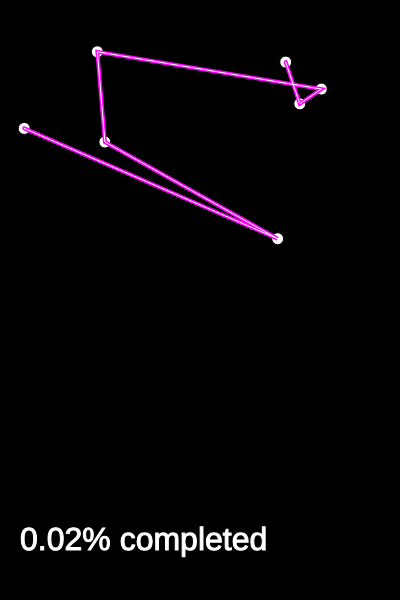
Frame 1 (no input)
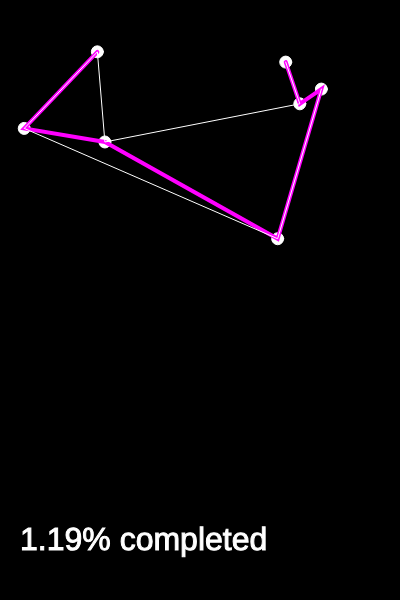
Frame 60 (no input)
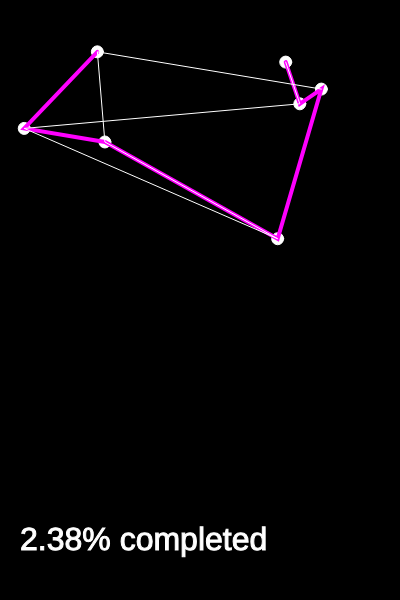
Frame 120 (the mouse pressed at the canvas centre since frame 60)

The p5.js sketch that drew these frames (run headless with seeded random() and noise() and a simulated clock; from frame 60 on, the mouse is pressed at the canvas centre):

// p5.js sketch
// ── sketch.js
var cities = []
var totalCities = 7;


var order = [];

var totalPermutations;
var count = 0;

var recordDistance;

var bestEver = []

function setup() {
  createCanvas(400,600)
  for (var i=0; i<totalCities; i++) {
    var v = createVector(random(width), random(height/2))
    cities[i] = v
    order[i] = i;
  }
  
  var d = calcDistance(cities, order);
  recordDistance = d
  print(recordDistance)
  
  bestEver = order.slice()

  totalPermutations = factorial(totalCities)
}

function draw() {
  // frameRate(3);

  
  // Draw cities
  background(0) 
  fill(255);
  for (var i=0; i< cities.length; i++) {
    ellipse(cities[i].x, cities[i].y, 12, 12)
  }
  
    // Draw Best Route
  stroke(255,0,255);
  strokeWeight(4);
  noFill();
  beginShape();
  for (var i=0; i< order.length; i++) {
    var n = bestEver[i];
    vertex(cities[n].x, cities[n].y)
  }
  endShape();


  // Draw Current route
  stroke(255);
  strokeWeight(1);
  noFill();
  beginShape();
  for (var i=0; i< order.length; i++) {
    var n = order[i];
    vertex(cities[n].x, cities[n].y)
  }
  endShape();
  

  
  // Check if new record distance
  var d = calcDistance(cities, order);
  if (d < recordDistance){
    recordDistance = d;
    print(round(recordDistance,1));
    bestEver = order.slice()
  }
  
  
  

  // var s = '';
  // for (var i = 0; i<order.length; i++){
  //   s += order[i];
  // }

  // text(s,20,height-50);
  


  nextOrder(); 
  textSize(32);
  fill(255)
  var percent = (100 * (count / totalPermutations));
  text (nf(percent,0,2) + "% completed", 20, height -50);
}

function swap(a, i, j){
  var temp = a[i];
  a[i] = a[j];
  a[j] = temp;
}


function calcDistance(points, order) {
  var sum = 0;
  for (var i = 0; i < order.length-1; i++){
    var cityAIndex = order[i]
    var cityA = points[cityAIndex];
    var cityBIndex = order[i+1]
    var cityB = points[cityBIndex];
    var d = dist(cityA.x, cityA.y, cityB.x, cityB.y);
    sum += d;
  }
  return sum;
  
}




function nextOrder() {
  count++;
  var largestI = -1;
  for ( var i = 0; i < order.length - 1; i++){
    if (order[i] < order[i+1]) {
      largestI = i;

    }
  }
  
  // console.log(largestI)
  if(largestI == -1){
    noLoop();
    console.log('finished');
  }
  
  var largeastJ = -1;
  for ( var j = 0; j < order.length; j++){
    if (order[largestI] < order[j]) {
      largestJ = j

    }
  }
  
  // console.log(largestJ)

  

  

  swap(order,largestI,largestJ)


  var endArray = order.splice(largestI + 1);
  endArray.reverse();
  order = order.concat(endArray);
}


function factorial(n){
  if( n == 1){
    return 1
  } else {
  return (n * factorial(n-1))
  }
}
